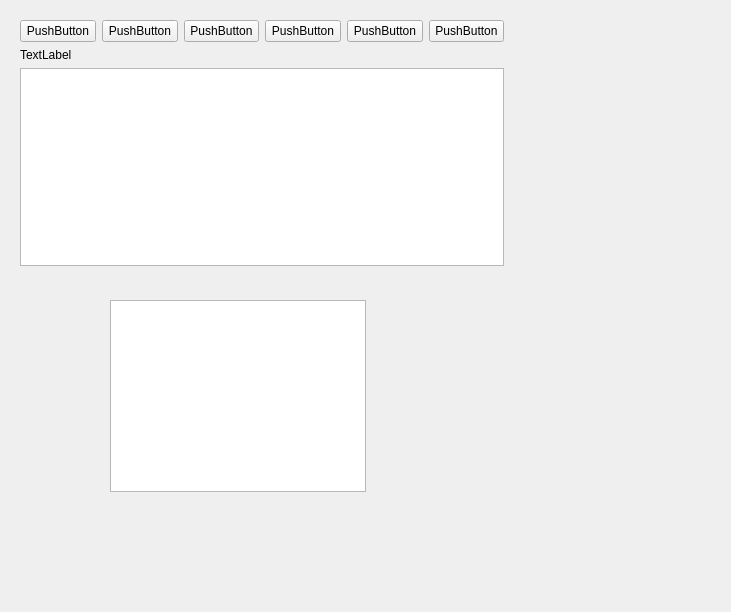
<?xml version="1.0" encoding="UTF-8"?>
<ui version="4.0">
 <class>Memory_Viewer</class>
 <widget class="QWidget" name="Memory_Viewer">
  <property name="geometry">
   <rect>
    <x>0</x>
    <y>0</y>
    <width>731</width>
    <height>612</height>
   </rect>
  </property>
  <property name="windowTitle">
   <string>Form</string>
  </property>
  <widget class="QColumnView" name="columnView">
   <property name="geometry">
    <rect>
     <x>110</x>
     <y>300</y>
     <width>256</width>
     <height>192</height>
    </rect>
   </property>
  </widget>
  <widget class="QWidget" name="">
   <property name="geometry">
    <rect>
     <x>20</x>
     <y>20</y>
     <width>484</width>
     <height>246</height>
    </rect>
   </property>
   <layout class="QVBoxLayout" name="verticalLayout">
    <item>
     <layout class="QHBoxLayout" name="horizontalLayout">
      <item>
       <widget class="QPushButton" name="pushButton">
        <property name="text">
         <string>PushButton</string>
        </property>
       </widget>
      </item>
      <item>
       <widget class="QPushButton" name="pushButton_2">
        <property name="text">
         <string>PushButton</string>
        </property>
       </widget>
      </item>
      <item>
       <widget class="QPushButton" name="pushButton_3">
        <property name="text">
         <string>PushButton</string>
        </property>
       </widget>
      </item>
      <item>
       <widget class="QPushButton" name="pushButton_4">
        <property name="text">
         <string>PushButton</string>
        </property>
       </widget>
      </item>
      <item>
       <widget class="QPushButton" name="pushButton_5">
        <property name="text">
         <string>PushButton</string>
        </property>
       </widget>
      </item>
      <item>
       <widget class="QPushButton" name="pushButton_6">
        <property name="text">
         <string>PushButton</string>
        </property>
       </widget>
      </item>
     </layout>
    </item>
    <item>
     <widget class="QLabel" name="label">
      <property name="text">
       <string>TextLabel</string>
      </property>
     </widget>
    </item>
    <item>
     <widget class="QTableView" name="tableView"/>
    </item>
   </layout>
  </widget>
 </widget>
 <resources/>
 <connections/>
</ui>
